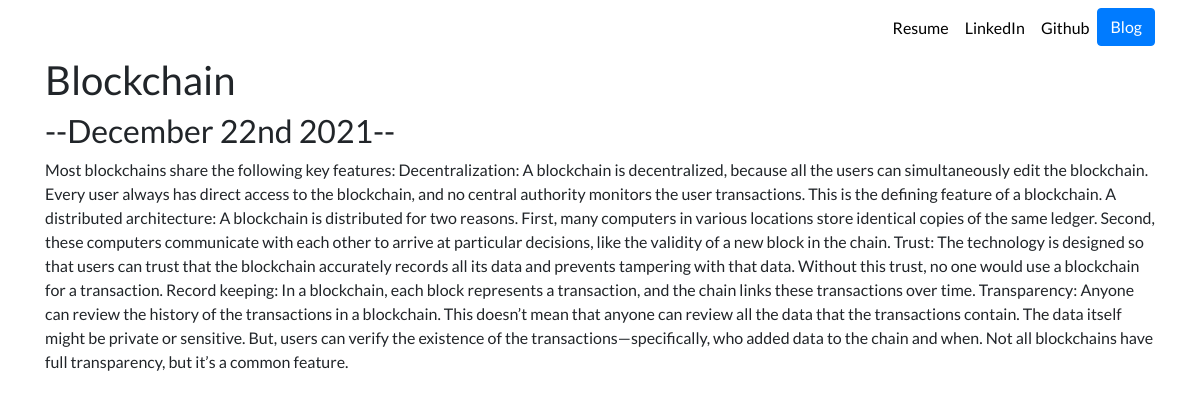
Page /blog/3/ on the committed database.
### blog/models.py (models this page shows, shortened)
class Blog(models.Model):
	title = models.CharField(max_length=200)
	description = models.TextField()
	date = models.DateField()

### blog/views.py (the view)
# urls.py: path('<int:blog_id>/', views.detail, name='detail'),
def detail(request, blog_id):
	blog = get_object_or_404(Blog, pk=blog_id)
	return render(request, 'blog/detail.html', {'blog':blog})

### blog/templates/blog/detail.html
{% extends 'portfolio/base.html' %}
{% block content %}
<h1>{{ blog.title }}</h1>
<h2>--{{ blog.date|date:'F jS Y' }}--</h2>
{{ blog.description|safe }}
{% endblock %}

### portfolio/static/portfolio/custom.css (style rules this page uses)
body { font-family: 'Lato', sans-serif; }

### rows in the picture
Blog: title "Blockchain", date "December 22nd 2021", description "Most blockchains share the following key features: Decentralization: A blockchain is decentralized, because all the users can simultaneously edit the blockchain. Every user always has direct access to the blockchain, and no central authority monitors the user transactions. This is the defining feature of a blockchain. A distributed architecture: A blockchain is distributed for two reasons. First, many computers in various locations store identical copies of the same ledger. Second, these computers communicate with each other to arrive at particular decisions, like the validity of a new block in the chain. Trust: The technology is designed so that users can trust that the blockchain…"
